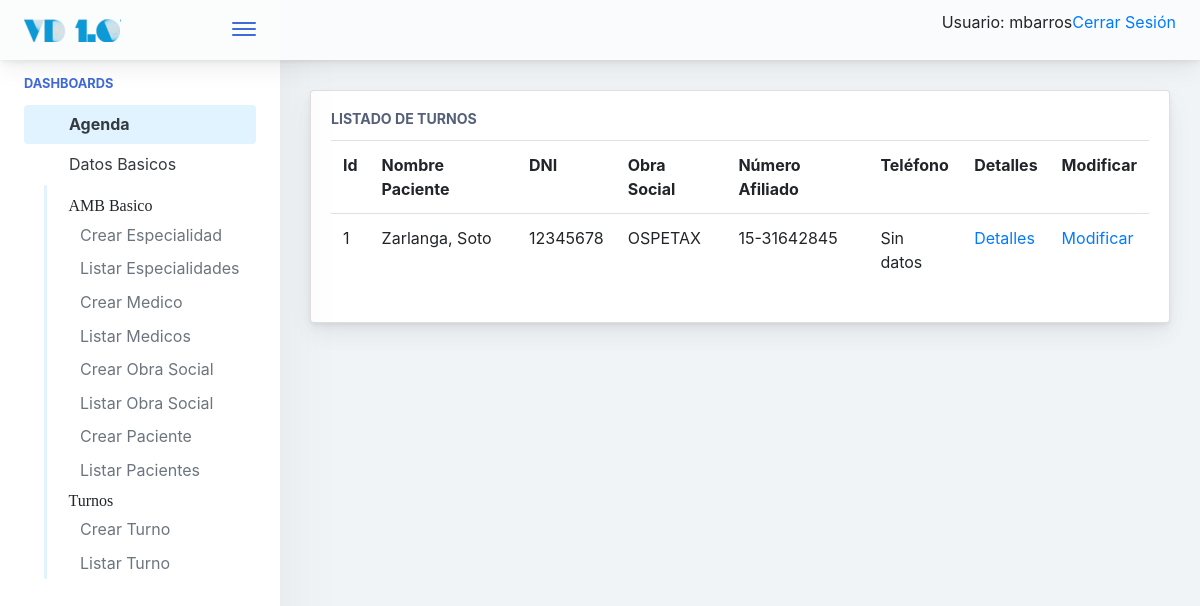
/agenda/paciente/list/ (signed in), run on the app's committed database.
### agenda/models.py (models this page shows, shortened)
class paciente(models.Model):
    nombre = models.CharField(max_length=50)
    apellido = models.CharField(max_length=50)
    dni = models.CharField(max_length=20)
    numero_de_afiliado = models.CharField(max_length=50, default='Sin datos')
    obra_social_id = models.ForeignKey(obra_social, on_delete=models.CASCADE)
    tipo_celular_1 = models.CharField(max_length=20, choices=TIPO_TELEFONO, default='CP')
    telefono1 = models.CharField(max_length=50, blank=True)
    tipo_celular_2 = models.CharField(max_length=20, choices=TIPO_TELEFONO, default='CP')
    telefono2 = models.CharField(max_length=50, blank=True)
    email = models.CharField(max_length=100, blank=True)
    def __str__(self):
        return self.apellido + ', ' + self.nombre

class obra_social(models.Model):
    nombre = models.CharField(max_length=60)
    direccion = models.CharField(max_length=120)
    cuit = models.CharField(max_length=50)
    telefono = models.CharField(max_length=50)

### agenda/views.py (the view)
# urls.py: path('paciente/list/', paciente_list.as_view(), name='paciente_list'),
class paciente_list(LoginRequiredMixin, ListView):
	model = paciente

### templates/agenda/paciente_list.html
{% extends '../base.html' %}
{% block cuerpo %}
{% if object_list %}
<div class="main-card mb-3 card">
	<div class="card-body">
		<h5 class="card-title">Listado de Turnos</h5>
		<table class="table table-hover table-fixed">
			<tr>
                <th>Id</th>
				<th>Nombre Paciente</th>
                <th>DNI</th>
                <th>Obra Social</th>
                <th>Número Afiliado</th>
                <th>Teléfono</th>
                <th>Detalles</th>
                <th><a>Modificar</a></th>
			</tr>
			{% for paciente in object_list %}
			<tr>
                <td>
                    {{ paciente.id }}
                </td>
				<td>
					{{ paciente }}
				</td>
                <td>
                    {{ paciente.dni }}
                </td>
                <td>
                  {{ paciente.obra_social_id.nombre }}
                </td>
                <td>
                    {{ paciente.telefono1 }}
                </td>
                <td>
                    {{ paciente.numero_de_afiliado }}
                </td>
                <td>
                     <a href="{% url 'agenda:paciente_detail' pk=paciente.id %}">Detalles</a>
                </td>
                <td>
                    <a href="{% url 'agenda:paciente_update' pk=paciente.id %}">Modificar</a>
                </td>
			</tr>
			{% endfor %} {% else %}
			<p>No hay registros para mostrar.</p>
			{% endif %}
		</table>
	</div>
</div>
{% endblock %}

### templates/base.html (shortened to what this page needs)
{% load static %}
<!doctype html>
<html lang="es">
	<head>
			{% include "./utils/base_cabecera.html" %}
	</head>
<body>
    {% if user.is_authenticated %}
            <div class="app-container app-theme-white body-tabs-shadow fixed-sidebar fixed-header overflow-auto">
    {% else %}
        <div class="app-container app-theme-white body-tabs-shadow fixed-sidebar fixed-header closed-sidebar overflow-auto">
    {% endif %}
        <div class="app-header header-shadow">
            <div class="app-header__logo">
                <div class="logo-src"></div>
                <div class="header__pane ml-auto">
                    <div>
                        <button type="button" class="hamburger close-sidebar-btn hamburger--elastic" data-class="closed-sidebar">
                            <span class="hamburger-box">
                                <span class="hamburger-inner"></span>
                            </span>
                        </button>
                    </div>
                </div>
            </div>
                <div class="app-header__content">
                <div class="app-header-right">
                    <div class="header-btn-lg pr-0">
                        <div class="widget-content p-0">
                            <div class="widget-content-wrapper">
                                <div class="widget-content-left">
                                    <div class="btn-group">
    {% if user.is_authenticated %}
     <p>Usuario:  {{ user.get_username }}</p>
     <p><a href="{% url 'users:logout' %}">Cerrar Sesión</a></p>
   {% else %}
     <p><a href="{% url 'users:login' %}">Ingresar</a></p>
   {% endif %}
                                    </div>
                                </div>
                            </div>
                        </div>
                    </div>        </div>
            </div>
        </div>
               <div class="app-main">
                <div class="app-sidebar sidebar-shadow">
                        <div class="scrollbar-sidebar">
                        <div class="app-sidebar__inner">
                            {% if user.is_authenticated %}
                            <ul class="vertical-nav-menu">
                                <li class="app-sidebar__heading">Dashboards</li>
                                  <li>
					  <a href="{% url 'index'%}" class="mm-active">
                                        <i class="metismenu-icon pe-7s-rocket"></i>
                                        Agenda
                                    </a>
                                </li>
                                <li>
                                    <a href="#">
                                        <i class="metismenu-icon pe-7s-monitor"></i>
                                        Datos Basicos
                                        <i class="metismenu-state-icon pe-7s-angle-down caret-left"></i>
                                    </a>
                                    <ul>
                                    	<li><i class="pe-7s-settings">AMB Basico</i></li>
                                        <li>
                                            <a href="{% url 'agenda:especialidad_create'%}">
                                                Crear Especialidad
                                            </a>
                                        </li>
                                         <li>
                                            <a href="{% url 'agenda:especialidad_list' %}">
                                                Listar Especialidades
                                            </a>
                                        </li>
                                         <li>
                                            <a href="{% url 'agenda:medicos_create'%}">
                                                Crear Medico
                                            </a>
                                        </li>
                                        <li>
                                            <a href="{% url 'agenda:medicos_list' %}">
                                                Listar Medicos
                                            </a>
                                        </li>
                                          <li>
                                            <a href="{% url 'agenda:obra_social_create' %}">
                                                Crear Obra Social
                                            </a>
                                        </li>
                                        <li>
                                            <a href="{% url 'agenda:obra_social_list' %}">
                                                Listar Obra Social
                                            </a>
                                        </li>
                                                                           <li>
                                            <a href="{% url 'agenda:paciente_create'%}">
                                                Crear Paciente
                                            </a>
                                        </li>
                                        <li>
                                            <a href="{% url 'agenda:paciente_list'%}">
                                                Listar Pacientes
                                            </a>
                                        </li>
                                        <li><i class="pe-7s-settings">Turnos</i></li>
                                                                           <li>
                                            <a href="{% url 'agenda:turno_create'%}">
                                                Crear Turno
                                            </a>
                                        </li>
										<li>
                                            <a href="{% url 'agenda:turno_list'%}">
                                                Listar Turno
                                            </a>
                                        </li>
                                    </ul>
                            </ul>
                            {% endif %}
                        </div>
                    </div>
                </div>    <div class="app-main__outer">
                <div class="app-main__inner">
			{% block cuerpo %}
			{% endblock %}
			</div>
    </div>
        </div>
    </div>
</body>
</html>

### data on the page
paciente: id "1", apellido+nombre "Zarlanga, Soto", dni "12345678", obra_social_id.nombre "OSPETAX", telefono1 "15-31642845", numero_de_afiliado "Sin datos"

### other printed values
{{ user.get_username }} "mbarros"
